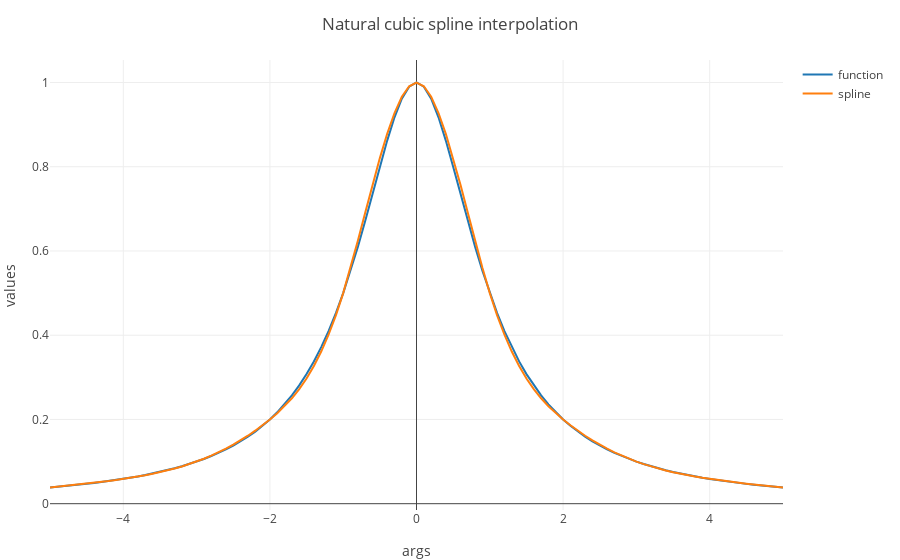

This figure's notebook cell:
### Code cell
function plotSplineAndFunction(f,args,step)
    s = splineInterp(f,args)
    
    plot_args = args[1]:step:args[end]
    
    n = length(plot_args)
    
    func_values = Array{Any}(n)
    spline_values = Array{Any}(n)
    
    func_values = map(f,plot_args)
    spline_values = map(s,plot_args)
    
    func = scatter(;x=plot_args, y=func_values, mode="lines", name = "function")
    spli = scatter(;x=plot_args, y=spline_values, mode="lines", name = "spline")
    
    layout = Layout(;title="Natural cubic spline interpolation",xaxis=attr(title="args"),yaxis=attr(title="values"))
    
    plot([func, spli],layout)
end

r(x) = 1/(x^2+1)
args = -5.0:1.0:5.0

plotSplineAndFunction(r,args,0.1)
